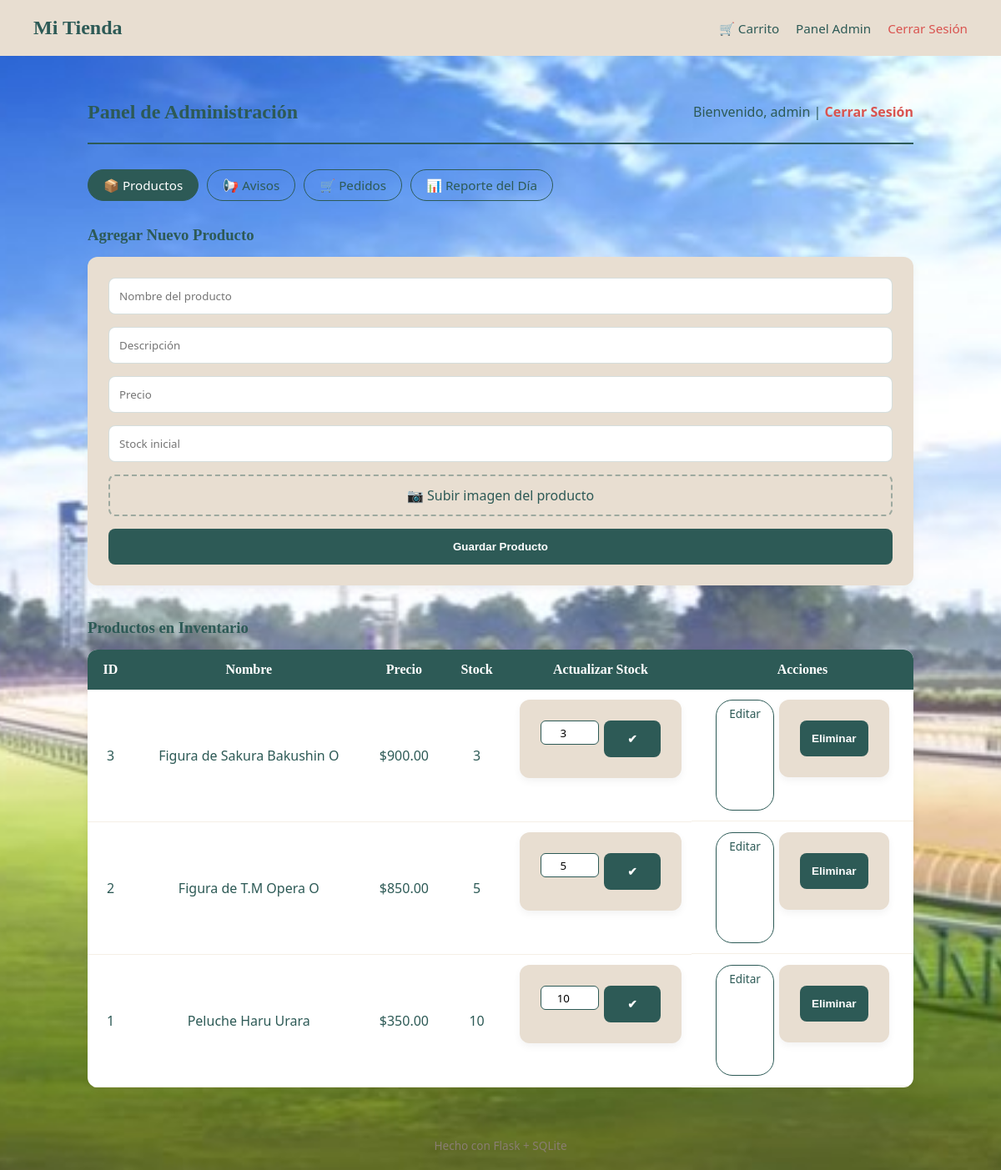
Page /admin (signed in) on the earlier database version.
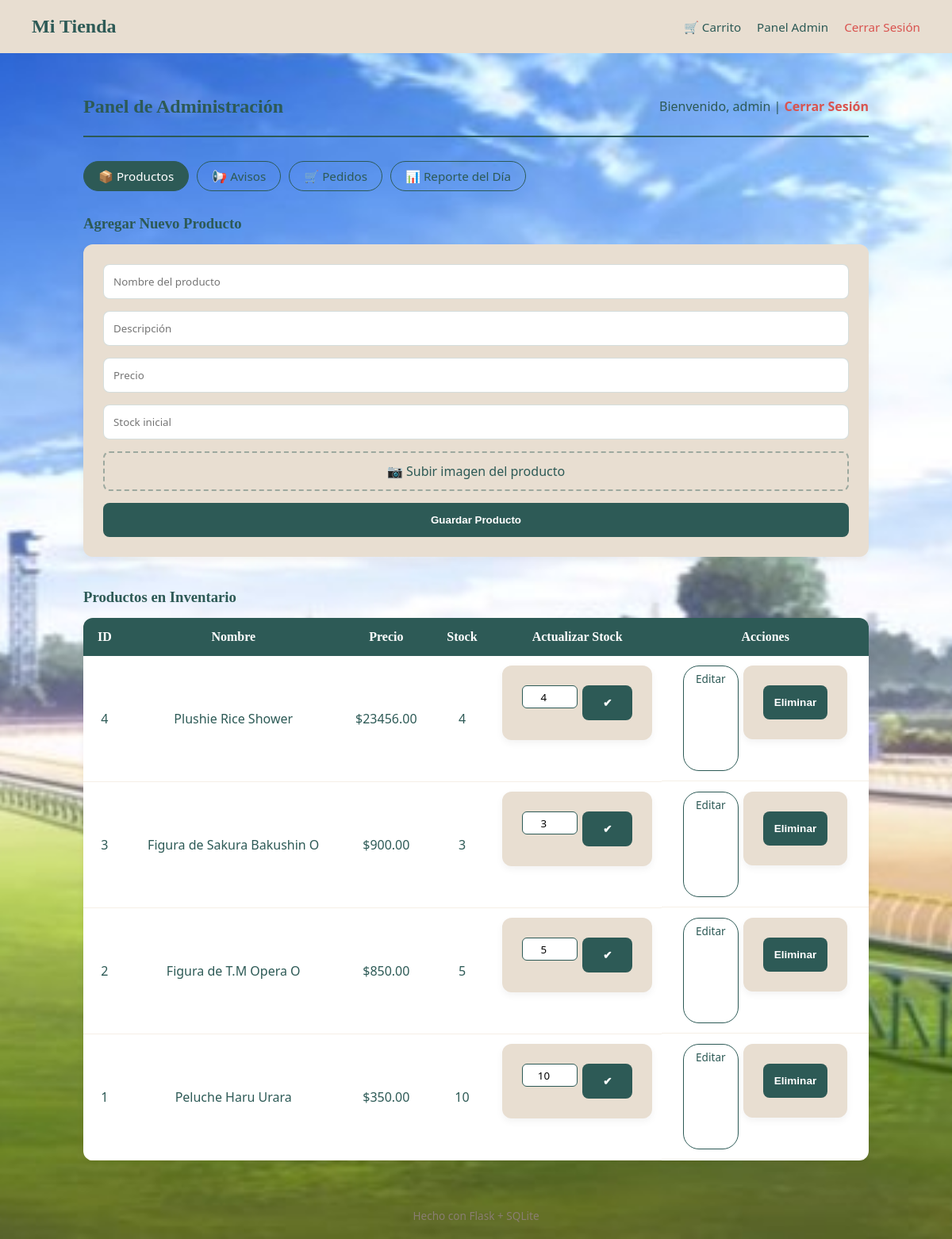
Same page on the later database version.
### tables this page shows
CREATE TABLE productos(
                    id INTEGER PRIMARY KEY AUTOINCREMENT,
                    nombre TEXT NOT NULL,
                    descripcion TEXT,
                    precio REAL NOT NULL CHECK(precio >= 0),
                    stock INTEGER NOT NULL DEFAULT 0 CHECK(stock >= 0),
                    imagen_url TEXT
                );

### app.py (the view, shortened to what this page needs)
@app.route("/admin", methods=["GET", "POST"])
def admin_panel():
    if session.get("rol") != "admin":
        flash("Acceso restringido solo para administradores.")
        return redirect(url_for("login"))
    productos = db.listar_productos()
    return render_template("admin.html", productos=productos)

### tienda_db.py (called while the page is built)
    def listar_productos(self):
        try:
            self.cursor.execute("SELECT * FROM productos ORDER BY id DESC;")
            return self.cursor.fetchall()
        except Error as e:
            print(f"[DB] Error listando productos: {e}")
            return []

### templates/admin.html (shortened to what this page needs)
{% extends "base.html" %}
{% block content %}
<div class="admin-container">
  <div class="admin-header">
    <h2>Panel de Administración</h2>
    <p>Bienvenido, {{ session['usuario_nombre'] }} |
       <a href="{{ url_for('logout') }}">Cerrar Sesión</a></p>
  </div>
  <nav class="admin-nav">
    <a href="{{ url_for('admin_panel') }}" class="btn primary">📦 Productos</a>
    <a href="{{ url_for('admin_avisos') }}" class="btn">📢 Avisos</a>
    <a href="{{ url_for('admin_pedidos') }}" class="btn">🛒 Pedidos</a>
    <a href="{{ url_for('admin_reporte') }}" class="btn">📊 Reporte del Día</a>
  </nav>
  <h3>Agregar Nuevo Producto</h3>
  <form action="{{ url_for('admin_panel') }}" method="POST" enctype="multipart/form-data">
    <input type="text" name="nombre" placeholder="Nombre del producto" required>
    <input type="text" name="descripcion" placeholder="Descripción">
    <input type="number" name="precio" step="0.01" placeholder="Precio" required>
    <input type="number" name="stock" placeholder="Stock inicial" required>
    <label class="file-label" id="file-label-text">
      📷 Subir imagen del producto
    </label>
    <button type="submit">Guardar Producto</button>
  </form>
  <h3>Productos en Inventario</h3>
  <table>
    <thead>
      <tr>
        <th>ID</th>
        <th>Nombre</th>
        <th>Precio</th>
        <th>Stock</th>
        <th>Actualizar Stock</th>
        <th>Acciones</th>
      </tr>
    </thead>
    <tbody>
      {% for p in productos %}
      <tr>
        <td>{{ p.id }}</td>
        <td>{{ p.nombre }}</td>
        <td>${{ "%.2f"|format(p.precio) }}</td>
        <td>{{ p.stock }}</td>
        <td>
          <form method="POST" action="{{ url_for('admin_actualizar_stock', producto_id=p.id) }}" style="display:flex; gap:6px; justify-content:center;">
            <input type="number" name="stock" value="{{ p.stock }}" min="0" style="width:70px; padding:4px; border-radius:6px; border:1px solid #2d5a56; text-align:center;">
            <button class="btn primary" type="submit">✔</button>
          </form>
        </td>
        <td style="display:flex; gap:6px; justify-content:center; flex-wrap:wrap;">
          <a class="btn" href="{{ url_for('admin_editar_producto', producto_id=p.id) }}">Editar</a>
          <form method="POST" action="{{ url_for('admin_eliminar_producto', producto_id=p.id) }}"
                onsubmit="return confirm('¿Eliminar este producto?');">
            <button class="btn btn-danger" type="submit">Eliminar</button>
          </form>
        </td>
      </tr>
      {% endfor %}
    </tbody>
  </table>
</div>
{% endblock %}

### templates/base.html (shortened to what this page needs)
<!doctype html>
<html lang="es">
<head>
  <link rel="stylesheet" href="{{ url_for('static', filename='styles.css') }}">
</head>
<body>
  <header class="topbar">
    <a class="brand" href="{{ url_for('index') }}">Mi Tienda</a>
    <nav class="topbar-nav">
      <a class="cartlink" href="{{ url_for('carrito') }}">🛒 Carrito</a>
      {% if session.get('rol') == 'admin' %}
        <a class="cartlink" href="{{ url_for('admin_panel') }}">Panel Admin</a>
        <a class="cartlink cartlink--danger" href="{{ url_for('logout') }}">Cerrar Sesión</a>
      {% elif session.get('usuario_nombre') %}
        <span class="topbar-greeting">Hola, {{ session['usuario_nombre'] }}</span>
        <a class="cartlink cartlink--danger" href="{{ url_for('logout') }}">Cerrar Sesión</a>
      {% else %}
        <a class="cartlink" href="{{ url_for('login') }}">Login</a>
        <a class="cartlink" href="{{ url_for('registro') }}">Registro</a>
      {% endif %}
    </nav>
  </header>
  <main class="container">
    {% block content %}{% endblock %}
  </main>
  <footer class="footer">Hecho con Flask + SQLite</footer>
</body>
</html>

### static/styles.css (style rules this page uses)
body { margin: 0; background-color: #f5efe6; background-image: url("/static/img/fondo.png"); background-size: cover; background-position: center top; background-attachment: fixed; color: #2d5a56; font-family: system-ui, Arial, sans-serif; }
h1, h2, h3 { font-family: "Georgia", serif; color: #2d5a56; }
a { color: #2d5a56; text-decoration: none; }
.topbar { display: flex; justify-content: space-between; align-items: center; padding: 20px 40px; background: #e8ded1; }
.brand { font-family: "Georgia", serif; font-size: 1.5rem; font-weight: bold; text-decoration: none; color: #2d5a56; flex-shrink: 0; }
.topbar-nav { display: flex; align-items: center; gap: 20px; }
.cartlink { text-decoration: none; color: #2d5a56; font-size: 0.95rem; transition: all 0.3s ease; }
.cartlink--danger { color: #d9534f; }
.footer { text-align: center; padding: 20px; color: #8a7e72; font-size: 0.85rem; font-family: system-ui, Arial, sans-serif; margin-top: 40px; }
.container { max-width: 1100px; margin: 40px auto; padding: 0 20px; }
.btn { border: 1px solid #2d5a56; background: transparent; padding: 6px 15px; border-radius: 20px; cursor: pointer; text-decoration: none; color: #2d5a56; font-size: 0.85rem; transition: all 0.3s ease; }
.btn.primary { background: #2d5a56; color: white; }
.admin-container { width: 90%; max-width: 1000px; margin: 40px auto; font-family: system-ui, Arial, sans-serif; color: #2d5a56; }
.admin-header { display: flex; justify-content: space-between; align-items: center; border-bottom: 2px solid #2d5a56; margin-bottom: 30px; padding-bottom: 10px; }
.admin-header h2 { font-family: "Georgia", serif; margin: 0; }
.admin-header a { color: #d9534f; text-decoration: none; font-weight: bold; }
.admin-container form { background: #e8ded1; padding: 25px; border-radius: 12px; margin-bottom: 40px; box-shadow: 0 4px 10px rgba(0, 0, 0, 0.05); }
.admin-container form input { width: 100%; padding: 12px; margin-bottom: 15px; border: 1px solid rgba(45, 90, 86, 0.2); border-radius: 8px; display: block; box-sizing: border-box; font-family: system-ui, Arial, sans-serif; }
.admin-container form button { width: 100%; background: #2d5a56; color: white; padding: 14px; border: none; border-radius: 8px; font-weight: bold; cursor: pointer; transition: opacity 0.3s ease; }
.admin-container h3 { font-family: "Georgia", serif; margin-bottom: 15px; }
.file-label { display: block; width: 100%; padding: 12px; margin-bottom: 15px; border: 2px dashed rgba(45, 90, 86, 0.4); border-radius: 8px; text-align: center; cursor: pointer; color: #2d5a56; font-family: system-ui, Arial, sans-serif; box-sizing: border-box; transition: border-color 0.3s ease; }
table { width: 100%; border-collapse: collapse; background: white; border-radius: 12px; overflow: hidden; box-shadow: 0 2px 8px rgba(0, 0, 0, 0.05); }
table th { background: #2d5a56; color: white; padding: 15px; text-align: center; font-family: "Georgia", serif; }
table td { padding: 12px; text-align: center; border-bottom: 1px solid #f5efe6; }
.admin-nav { display: flex; gap: 10px; flex-wrap: wrap; margin-bottom: 30px; }
.admin-nav .btn { font-size: 0.95rem; padding: 8px 18px; }
.btn-danger { border-color: #d9534f; color: #d9534f; }

Differences in the rows shown:
added productos: id "4", nombre "Plushie Rice Shower", precio "23456.00", stock "4"
